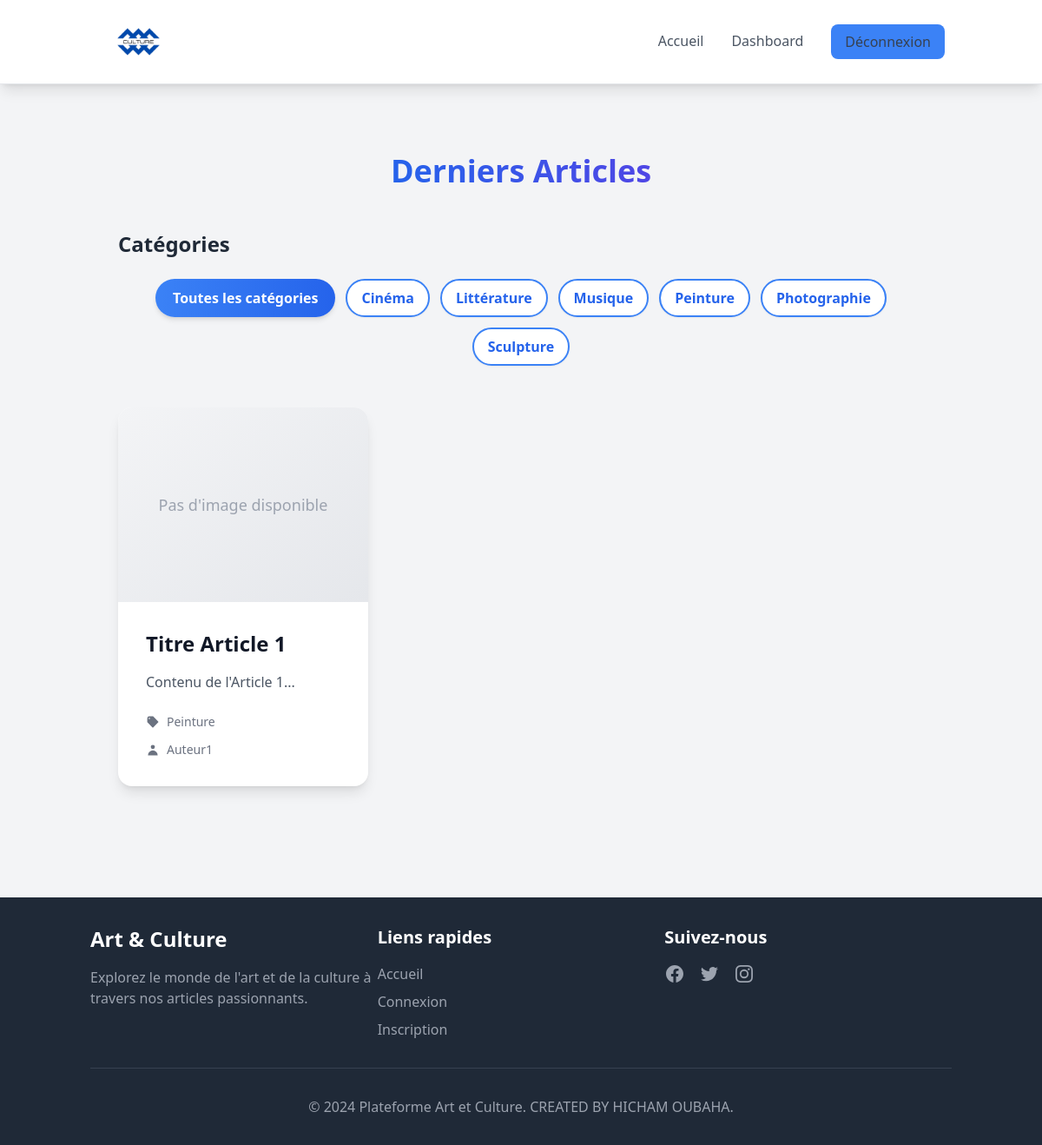
Screenshot of /index.php (signed in) with the database file from the repository.
### tables this page shows
CREATE TABLE categories (
    id_categorie INT AUTO_INCREMENT PRIMARY KEY,
    nom_categorie VARCHAR(50) NOT NULL UNIQUE,
    date_creation TIMESTAMP DEFAULT CURRENT_TIMESTAMP
);

CREATE TABLE articles (
    id_article INT AUTO_INCREMENT PRIMARY KEY,
    titre VARCHAR(255) NOT NULL,
    contenu TEXT NOT NULL,
    id_categorie INT,
    id_auteur INT,
    statut ENUM('en attente', 'approuve', 'refuse') DEFAULT 'en attente',
    date_creation TIMESTAMP DEFAULT CURRENT_TIMESTAMP,
    date_modification TIMESTAMP DEFAULT CURRENT_TIMESTAMP ON UPDATE CURRENT_TIMESTAMP,
    FOREIGN KEY (id_categorie) REFERENCES categories(id_categorie),
    FOREIGN KEY (id_auteur) REFERENCES utilisateurs(id_utilisateur)
);

CREATE TABLE utilisateurs (
    id_utilisateur INT AUTO_INCREMENT PRIMARY KEY,
    nom_utilisateur VARCHAR(50) NOT NULL,
    email VARCHAR(100) NOT NULL UNIQUE,
    mot_de_passe VARCHAR(255) NOT NULL,
    role ENUM('admin', 'auteur', 'utilisateur') NOT NULL,
    date_creation TIMESTAMP DEFAULT CURRENT_TIMESTAMP
);

### classes/Database.php (called while the page is built)
<?php
class Database {
    private $host = "localhost";
    private $db_name = "art_culture_platform";
    private $username = "root";
    private $password = "";
    private $conn;
    public function __construct() {
        $this->conn = null;
        try {
            $this->conn = new PDO("mysql:host=" . $this->host . ";dbname=" . $this->db_name, $this->username, $this->password);
            $this->conn->setAttribute(PDO::ATTR_ERRMODE, PDO::ERRMODE_EXCEPTION);
        } catch(PDOException $exception) {
            echo "Connection error: " . $exception->getMessage();
        }
    }
    public function getConnection() {
        return $this->conn;
    }
}

### classes/Category.php (called while the page is built, shortened)
<?php
class Category {
    private $conn;
    private $table_name = "categories";
    public function __construct($db) {
        $this->conn = $db->getConnection();
    }
    public function getAllCategories() {
        $query = "SELECT * FROM " . $this->table_name . " ORDER BY nom_categorie";
        $stmt = $this->conn->prepare($query);
        $stmt->execute();
        return $stmt->fetchAll(PDO::FETCH_ASSOC);
    }
}

### classes/Article.php (called while the page is built, shortened)
<?php
class Article {
    private $conn;
    private $table_name = "articles";
    public function __construct($db) {
        $this->conn = $db->getConnection();
    }
    public function getLatestArticles($page = 1, $per_page = 6) {
        $offset = ($page - 1) * $per_page;
        $query = "SELECT a.*, c.nom_categorie, u.nom_utilisateur
              FROM " . $this->table_name . " a
              JOIN categories c ON a.id_categorie = c.id_categorie
              JOIN utilisateurs u ON a.id_auteur = u.id_utilisateur
              WHERE a.statut = 'approuve'
              ORDER BY a.date_creation DESC
              LIMIT :offset, :per_page";
        $stmt = $this->conn->prepare($query);
        $stmt->bindParam(':offset', $offset, PDO::PARAM_INT);
        $stmt->bindParam(':per_page', $per_page, PDO::PARAM_INT);
        $stmt->execute();
        return $stmt->fetchAll(PDO::FETCH_ASSOC);
    }
}

### views/home.php (the view, shortened to what this page needs)
<?php
$is_authenticated = isset($_SESSION['user_id']);
?>
<div class="max-w-7xl mx-auto px-4 sm:px-6 lg:px-8 py-12">
    <h1 class="text-4xl font-extrabold text-gray-900 mb-12 text-center">
        <span class="bg-clip-text text-transparent bg-gradient-to-r from-blue-600 to-indigo-600">
        </span>
    </h1>
    <div class="mb-12">
        <h2 class="text-2xl font-bold mb-6 text-gray-800 ">Catégories</h2>
        <div class="flex flex-wrap justify-center gap-3" id="category-filters">
            <button class="category-filter bg-gradient-to-r from-blue-500 to-blue-600 hover:from-blue-600 hover:to-blue-700 text-white font-semibold py-2.5 px-5 rounded-full shadow-md transition-all duration-300 transform hover:scale-105" data-category="all">
                Toutes les catégories
            </button>
            <?php foreach ($categories as $category): ?>
                <button class="category-filter bg-white text-blue-600 border-2 border-blue-500 hover:bg-blue-50 font-semibold py-2 px-4 rounded-full shadow-sm transition-all duration-300 transform hover:scale-105" data-category="<?php echo $category['id_categorie']; ?>">
                    <?php echo htmlspecialchars($category['nom_categorie']); ?>
                </button>
            <?php endforeach; ?>
        </div>
    </div>
    <div id="articles-container" class="grid grid-cols-1 md:grid-cols-2 lg:grid-cols-3 gap-8">
        <?php foreach ($latestArticles as $article): ?>
            <div class="bg-white rounded-2xl shadow-lg overflow-hidden transition-all duration-300 hover:shadow-2xl hover:transform hover:-translate-y-2">
                <?php if (!empty($article['photo'])): ?>
                    <div class="relative h-56 overflow-hidden">
                        <img src="<?php echo htmlspecialchars($article['photo']); ?>"
                             alt="<?php echo htmlspecialchars($article['titre']); ?>"
                             class="w-full h-full object-cover transform hover:scale-110 transition-transform duration-500">
                    </div>
                <?php else: ?>
                    <div class="w-full h-56 bg-gradient-to-br from-gray-100 to-gray-200 flex items-center justify-center">
                        <span class="text-gray-400 text-lg font-medium">Pas d'image disponible</span>
                    </div>
                <?php endif; ?>
                <div class="p-8">
                    <h2 class="text-2xl font-bold mb-4 line-clamp-2">
                        <?php if ($is_authenticated): ?>
                            <a href="index.php?page=article&id=<?php echo $article['id_article']; ?>"
                               class="text-gray-900 hover:text-blue-600 transition-colors duration-300">
                                <?php echo htmlspecialchars($article['titre']); ?>
                            </a>
                        <?php else: ?>
                            <?php echo htmlspecialchars($article['titre']); ?>
                        <?php endif; ?>
                    </h2>
                    <p class="text-gray-600 mb-6 line-clamp-3">
                        <?php echo substr(htmlspecialchars($article['contenu']), 0, 150) . '...'; ?>
                    </p>
                    <div class="flex flex-col space-y-3">
                        <div class="flex items-center space-x-2 text-sm text-gray-500">
                            <svg class="w-4 h-4" fill="currentColor" viewBox="0 0 20 20">
                                <path fill-rule="evenodd" d="M17.707 9.293a1 1 0 010 1.414l-7 7a1 1 0 01-1.414 0l-7-7A.997.997 0 012 10V5a3 3 0 013-3h5c.256 0 .512.098.707.293l7 7zM5 6a1 1 0 100-2 1 1 0 000 2z" clip-rule="evenodd"/>
                            </svg>
                            <span class="font-medium"><?php echo htmlspecialchars($article['nom_categorie']); ?></span>
                        </div>
                        <div class="flex items-center space-x-2 text-sm text-gray-500">
                            <svg class="w-4 h-4" fill="currentColor" viewBox="0 0 20 20">
                                <path fill-rule="evenodd" d="M10 9a3 3 0 100-6 3 3 0 000 6zm-7 9a7 7 0 1114 0H3z" clip-rule="evenodd"/>
                            </svg>
                            <span class="font-medium"><?php echo htmlspecialchars($article['nom_utilisateur']); ?></span>
                        </div>
                    </div>
                </div>
            </div>
        <?php endforeach; ?>
    </div>
</div>

### rows the page displays
categories: nom_categorie "Cinéma"
categories: nom_categorie "Littérature"
categories: nom_categorie "Musique"
categories: nom_categorie "Peinture"
categories: nom_categorie "Photographie"
categories: nom_categorie "Sculpture"
articles: titre "Titre Article 1", contenu "Contenu de l'Article 1", id_categorie.nom_categorie "Peinture", id_auteur.nom_utilisateur "Auteur1"
